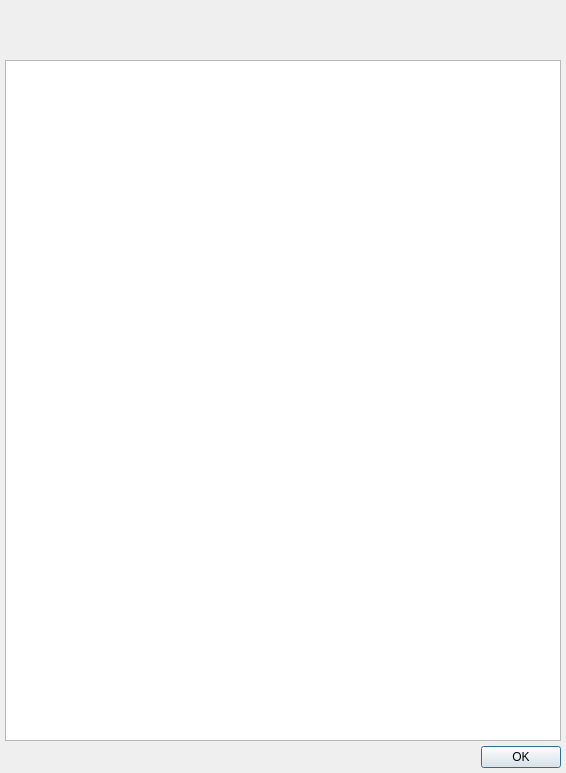
<?xml version="1.0" encoding="UTF-8"?>
<ui version="4.0">
 <class>detailsInfoDialog</class>
 <widget class="QDialog" name="detailsInfoDialog">
  <property name="geometry">
   <rect>
    <x>0</x>
    <y>0</y>
    <width>566</width>
    <height>773</height>
   </rect>
  </property>
  <property name="windowTitle">
   <string>Dialog</string>
  </property>
  <layout class="QVBoxLayout" name="verticalLayout_2">
   <property name="spacing">
    <number>0</number>
   </property>
   <property name="leftMargin">
    <number>5</number>
   </property>
   <property name="topMargin">
    <number>5</number>
   </property>
   <property name="rightMargin">
    <number>5</number>
   </property>
   <property name="bottomMargin">
    <number>5</number>
   </property>
   <item>
    <layout class="QVBoxLayout" name="verticalLayout">
     <property name="spacing">
      <number>5</number>
     </property>
     <item>
      <widget class="QFrame" name="frame">
       <property name="frameShape">
        <enum>QFrame::NoFrame</enum>
       </property>
       <property name="frameShadow">
        <enum>QFrame::Plain</enum>
       </property>
       <property name="lineWidth">
        <number>0</number>
       </property>
       <layout class="QHBoxLayout" name="horizontalLayout_2">
        <property name="spacing">
         <number>5</number>
        </property>
        <property name="leftMargin">
         <number>0</number>
        </property>
        <property name="topMargin">
         <number>0</number>
        </property>
        <property name="rightMargin">
         <number>0</number>
        </property>
        <property name="bottomMargin">
         <number>0</number>
        </property>
        <item>
         <layout class="QHBoxLayout" name="horizontalLayout" stretch="0,0,0,1">
          <property name="spacing">
           <number>0</number>
          </property>
          <item>
           <spacer name="horizontalSpacer">
            <property name="orientation">
             <enum>Qt::Horizontal</enum>
            </property>
            <property name="sizeHint" stdset="0">
             <size>
              <width>10</width>
              <height>20</height>
             </size>
            </property>
           </spacer>
          </item>
          <item>
           <widget class="QLabel" name="icon">
            <property name="minimumSize">
             <size>
              <width>50</width>
              <height>50</height>
             </size>
            </property>
            <property name="text">
             <string/>
            </property>
           </widget>
          </item>
          <item>
           <spacer name="horizontalSpacer_2">
            <property name="orientation">
             <enum>Qt::Horizontal</enum>
            </property>
            <property name="sizeHint" stdset="0">
             <size>
              <width>20</width>
              <height>20</height>
             </size>
            </property>
           </spacer>
          </item>
          <item>
           <widget class="QLabel" name="DialogText">
            <property name="text">
             <string/>
            </property>
            <property name="alignment">
             <set>Qt::AlignLeading|Qt::AlignLeft|Qt::AlignVCenter</set>
            </property>
           </widget>
          </item>
         </layout>
        </item>
       </layout>
      </widget>
     </item>
     <item>
      <widget class="QTextBrowser" name="detailPane">
       <property name="font">
        <font>
         <family>Courier</family>
         <bold>true</bold>
         <kerning>false</kerning>
        </font>
       </property>
       <property name="textInteractionFlags">
        <set>Qt::TextSelectableByMouse</set>
       </property>
      </widget>
     </item>
     <item>
      <widget class="QDialogButtonBox" name="buttonBox">
       <property name="orientation">
        <enum>Qt::Horizontal</enum>
       </property>
       <property name="standardButtons">
        <set>QDialogButtonBox::Ok</set>
       </property>
      </widget>
     </item>
    </layout>
   </item>
  </layout>
 </widget>
 <resources/>
 <connections>
  <connection>
   <sender>buttonBox</sender>
   <signal>accepted()</signal>
   <receiver>detailsInfoDialog</receiver>
   <slot>accept()</slot>
   <hints>
    <hint type="sourcelabel">
     <x>248</x>
     <y>254</y>
    </hint>
    <hint type="destinationlabel">
     <x>157</x>
     <y>274</y>
    </hint>
   </hints>
  </connection>
  <connection>
   <sender>buttonBox</sender>
   <signal>rejected()</signal>
   <receiver>detailsInfoDialog</receiver>
   <slot>reject()</slot>
   <hints>
    <hint type="sourcelabel">
     <x>316</x>
     <y>260</y>
    </hint>
    <hint type="destinationlabel">
     <x>286</x>
     <y>274</y>
    </hint>
   </hints>
  </connection>
 </connections>
</ui>
